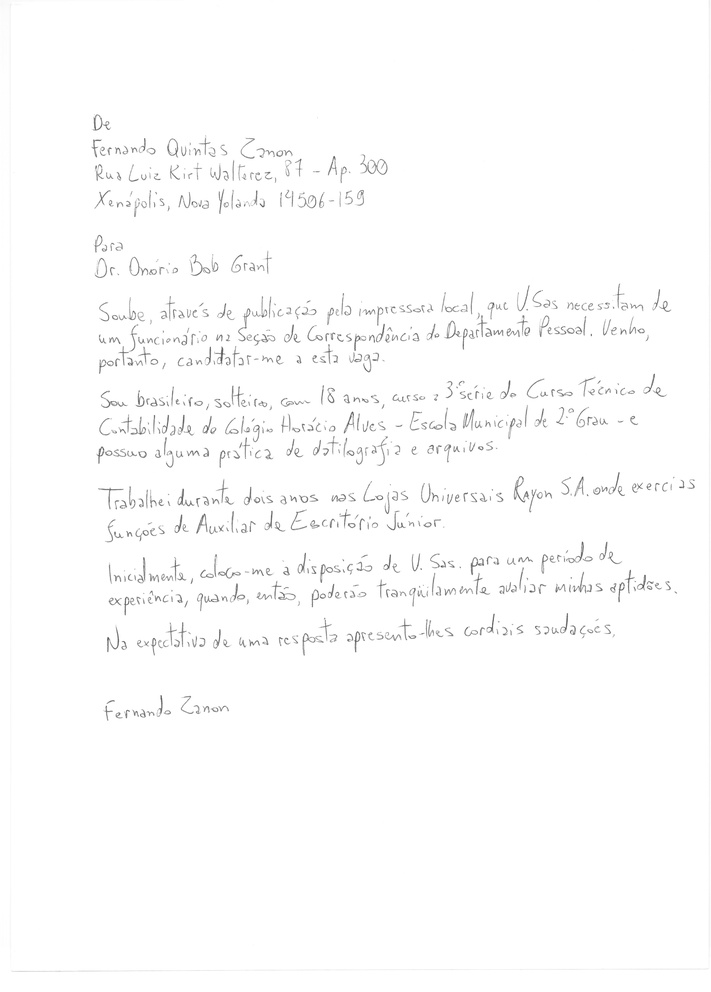
#> input picture Lab05/c10_1_18.jpg, 711 x 992 px, shrunk from 2548 x 3556 before the run; its folder holds only this picture in this run
$ python cartas.py c10_1_18.jpg
#> lines starting #> are read from the running program, lines starting #| are printed output that depends on the picture; after the words box and inside, x2 and y2 are one past the last pixel; in counts of white or black regions, pixels touching at a corner belong together
import numpy as np
import cv2
import sys
import os
import scipy.ndimage as inter
from matplotlib import pyplot as plt

#Algoritmo de correção de rotação de https://python.tutorialink.com/python-opencv-skew-correction-for-ocr/
# [22 lines left out: function correct_skew, not called in this run]

#Programa principal
if len(sys.argv) != 2:
    print("ERRO DE SINTAXE: python3 cartas.py <ARGUMENTO>")
    exit(0)


# [18 lines left out: function sort_contours, not called in this run]

acertos = 0
for aux in os.listdir('.'):      #Itera sobre as imagens do diretório especificado
  if not(aux.endswith(".jpg")):      #Se não for imagem.jpg pula pra próxima iteração
    continue
  #Lê imagem
  img = cv2.imread(aux)
#> img is the input picture: shape (992, 711, 3); min 76, max 255, mean 252.2
  gray = cv2.cvtColor(img, cv2.COLOR_BGR2GRAY)

  #Gera imagem binária usando métrica de Otsu
  _, bin_img = cv2.threshold(gray,0,255,cv2.THRESH_BINARY_INV | cv2.THRESH_OTSU)
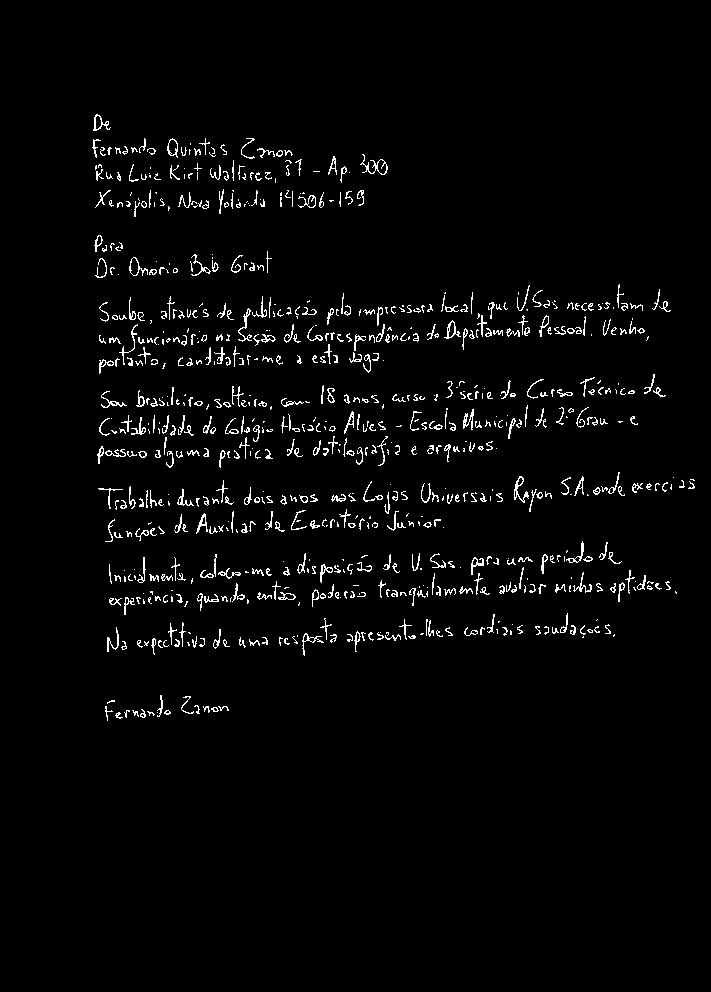
#> bin_img: shape (992, 711); 2.7% white in thin lines or dots, all inside (x1, y1, x2, y2) = (92, 114, 695, 721)

  #======================================================
  #Conta Número de palavras na imagem
  if sys.argv[1] == '-w':
    kernel = cv2.getStructuringElement(cv2.MORPH_ELLIPSE,(5,5))
    b_rect = cv2.morphologyEx(bin_img, cv2.MORPH_GRADIENT, kernel)
    b_rect = cv2.dilate(b_rect,kernel,iterations = 3)

    cont = 0
    cnt, _ = cv2.findContours(b_rect, cv2.RETR_EXTERNAL, cv2.CHAIN_APPROX_NONE)
    for c in cnt:
        perim = cv2.arcLength(c, True)
        if perim > 200:
          cont += 1
          x,y,w,h = cv2.boundingRect(c)
          cv2.rectangle(img,(x,y),(x+w,y+h),(0,0,255),2)

    plt.imshow(img)
    plt.title('Input Image'), plt.xticks([]), plt.yticks([])
    plt.show()

    if 'c10' in aux:
      print(aux[0:3], cont)
    else:
      print(aux[0:2], cont)

  #======================================================
  #Conta número de linhas escritas
  elif sys.argv[1] == '-l':
    #Remove ruidos
    bin_img = cv2.medianBlur(bin_img,5)

    #Corrige angulo de rotação do texto
    angle, rotated = correct_skew(bin_img)

    kernel = cv2.getStructuringElement(cv2.MORPH_RECT,(5,5))
    rotated = cv2.morphologyEx(rotated, cv2.MORPH_GRADIENT, kernel)
    rotated = cv2.dilate(rotated,kernel,iterations = 2)

    #Conta o número de linhas
    cont = 0
    i = 0
    cnt, hierarchy = cv2.findContours(rotated, cv2.RETR_EXTERNAL, cv2.CHAIN_APPROX_NONE)
    hier = hierarchy[0]

    while hier[i][0] != -1: #Next existe na hierarquia
      cont += 1 #Nova Linha
      _,y1,_,h1 = cv2.boundingRect(cnt[i])
      i = hier[i][0] # i recebe o next na hierarquia
      while hier[i][0] != -1:
        _,y2,_,h2 = cv2.boundingRect(cnt[i])
        #Se a distancia das linhas dos dois for grande o suficiente, conta nova linha
        if abs(y2 - y1) > 100:
          break
        else:
          i = hier[i][0]

    #Imprime os resultados
    if 'c10' in aux:
      print(aux[0:3],aux[6:8],cont)
      if cont == int(aux[6:8]):
        acertos = acertos + 1
    else:
      print(aux[0:2],aux[5:7],cont)
      if cont == int(aux[5:7]):
        acertos = acertos + 1

if sys.argv[1] == '-l':
  print('Cartas corretas:',acertos,'de 20')

else:
  print('Programa encerrado, utilize o argumento -l ou -w')
